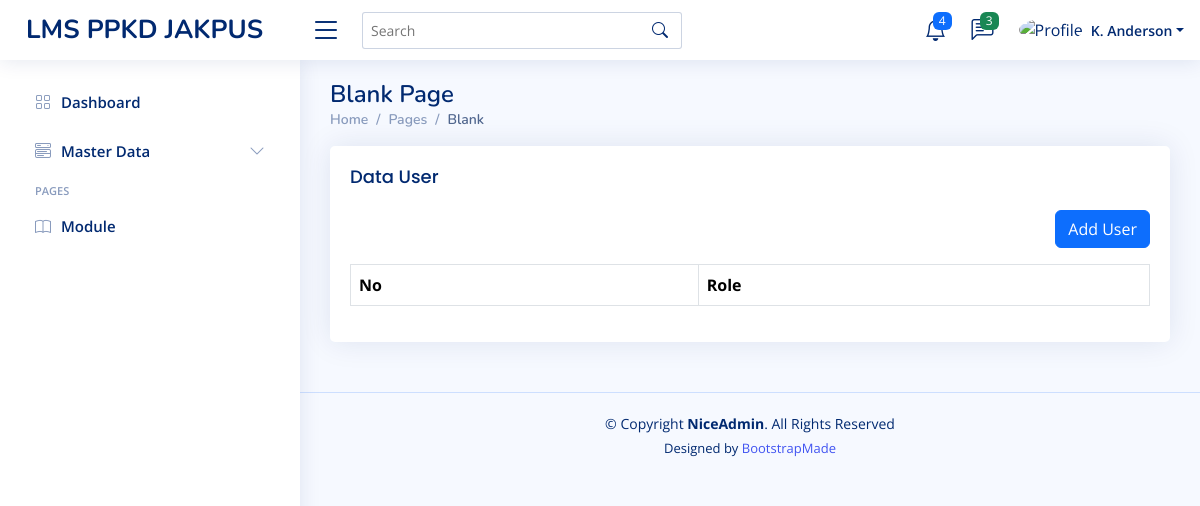
The app's page /home.php?page=role, older data.
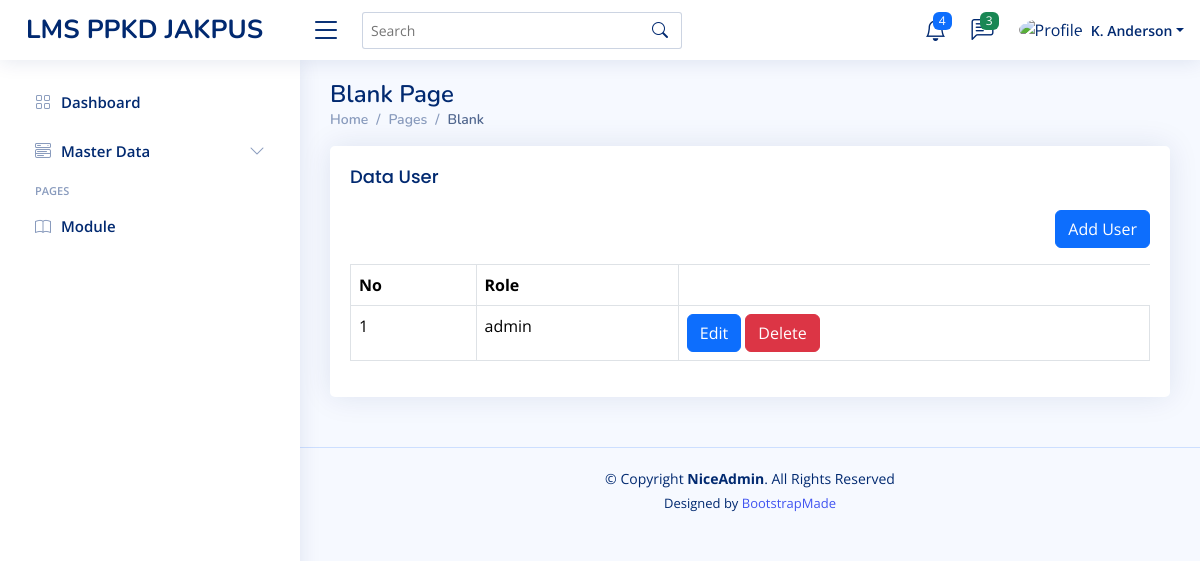
The same page, newer data.
### tables this page shows
CREATE TABLE `roles` (
  `id` int(11) NOT NULL,
  `name` varchar(50) NOT NULL,
  `created_at` timestamp NOT NULL DEFAULT current_timestamp(),
  `update_at` timestamp NULL DEFAULT NULL ON UPDATE current_timestamp()
);

### content/role.php (the view)
<?php
$query = mysqli_query($config, "SELECT * FROM roles ORDER BY id DESC");
$rows = mysqli_fetch_all($query, MYSQLI_ASSOC);
?>
<div class="row">
  <div class="col-12">
    <div class="card">
      <div class="card-body">
        <h5 class="card-title"> Data User</h5>
        <div class="mb-3" align="right">
          <a href="?page=tambah-role" class="btn btn-primary">Add User</a>
        </div>
        <div class="table-responsive">
          <table class="table table-bordered">
            <thead>
              <tr>
                <th>No</th>
                <th>Role</th>
              </tr>
            </thead>
            <tbody>
              <?php foreach($rows as $key => $row): ?>
              <tr>
                <td><?php echo $key += 1; ?></td>
                <td><?php echo $row['name'] ?></td>
                <td>
                  <a href="?page=tambah-role&edit=<?php echo $row ['id']?>" class="btn btn-primary">Edit</a>
                  <a onclick="return confirm('bener gak mau dihapus?')"
                    href="?page=tambah-role&delete=<?php echo $row ['id']?>" class="btn btn-danger">Delete</a>
                </td>
              </tr>
              <?php endforeach ?>
            </tbody>
          </table>
        </div>
      </div>
    </div>
  </div>
</div>

Row changes from the older to the newer data that the page shows:
added roles: key "1", name "admin"
